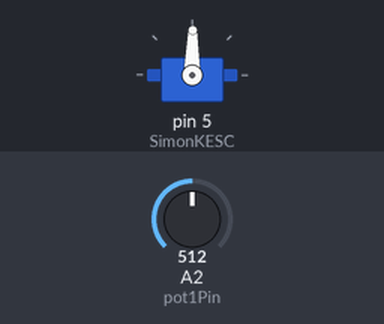
A sketch run on a simulated Arduino Uno, built with avr-gcc and run on an emulated ATmega328P. On the bench: servo. The test bench sets the inputs (shaded band); at power-on: A2 (pot1Pin) = 512. What the sketch prints to the serial monitor is not drawn.

Above: at 1.2 s.
1.3 s: A2 (pot1Pin) set to 716
At 2.5 s:
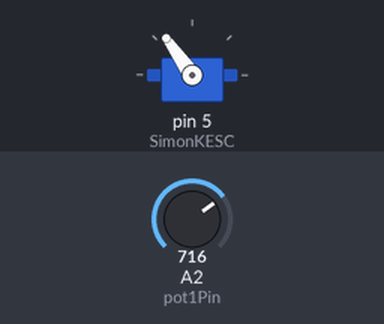
2.8 s: A2 (pot1Pin) set to 900
At 3.5 s:
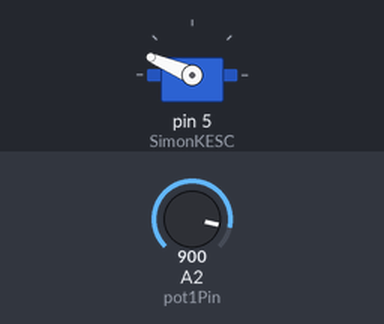
4.3 s: A2 (pot1Pin) set to 1023
At 5.5 s:
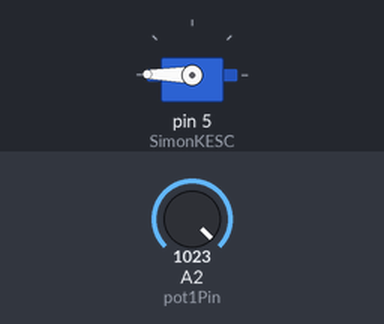
5.8 s: A2 (pot1Pin) set to 306
At 6.4 s:
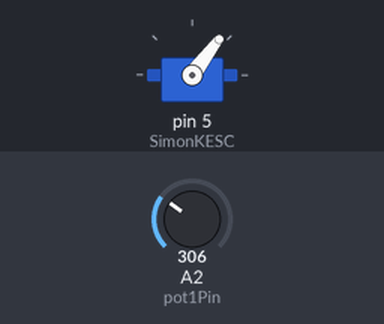
7.3 s: A2 (pot1Pin) set to 122
At 8.5 s:
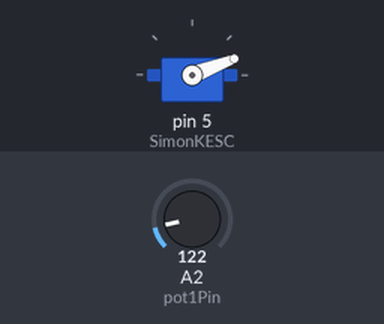
8.8 s: A2 (pot1Pin) set to 0
At 9.6 s:
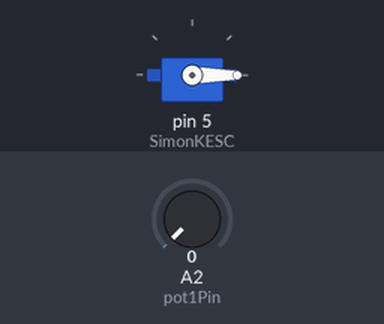
Timing chart, 0 to 11.3 s (numbered marks = the images above; inputs shaded):
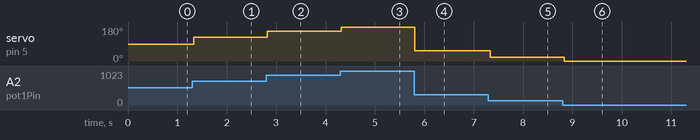

The sketch:

Potential_PWM_Serial.ino
```cpp
// Fast Send Serial Data Version
//
// Read PotentialMeter from A2
// Write D5 pin, PWM 0~179, by A2 map(0~1023, to 0~179)
// Write Serial PotentialMeter 'S' map(0~1023, to 0~9) X 111  'E'
//   Ex) S000E, S111E, S999E
#include <Servo.h>

Servo SimonKESC;
int pot1Pin = A2;
void setup() {
  SimonKESC.attach(5);
   Serial.begin(9600);
}
void loop() {
  int pot1 = analogRead(pot1Pin);
  int mapData = map(pot1, 0, 1023, 0, 179);
  SimonKESC.write(mapData);

  // mapping 0~1023 to 0 ~ 9
  int sendData = map(pot1, 0, 1023, 0, 255);
  char buffer[6];
  buffer[0] = 'S';
  buffer[1] = sendData;
  buffer[2] = sendData;
  buffer[3] = sendData;
  buffer[4] = 'E';
  Serial.write(buffer,5);

  delay(40);
}
```

Measured:
- after the input at 1.3 s, servo on pin 5 (SimonKESC): 89° → 125° at once
- after the input at 2.8 s, servo on pin 5 (SimonKESC): 125° → 157° at once
- after the input at 4.3 s, servo on pin 5 (SimonKESC): 157° → 179° at once
- after the input at 5.8 s, servo on pin 5 (SimonKESC): 179° → 53° at once
- after the input at 7.3 s, servo on pin 5 (SimonKESC): 53° → 21° at once
- after the input at 8.8 s, servo on pin 5 (SimonKESC): 21° → 0° at once
